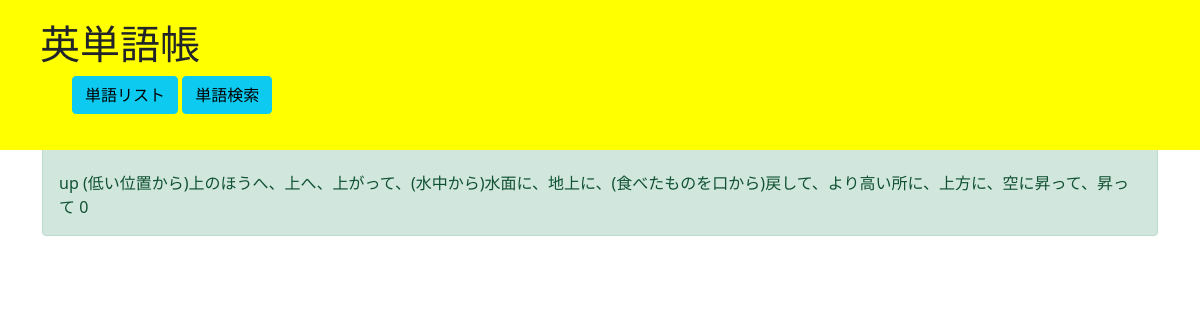
The page /detail/50 on the database its author committed.
### elapp/models.py (models this page shows, shortened)
class Newword(models.Model):
    word = models.CharField(max_length=25)
    date = models.DateField()
    mean = models.CharField(max_length=100, null=True)
    useful = models.PositiveIntegerField("the number of access", default="1")
    priority= models.CharField(
    max_length=50,
    choices = PRIORITY,
    null = True
    )

### elapp/views.py (the view)
# urls.py: path('detail/<int:pk>', englishdetail.as_view(), name='detail'),
class englishdetail(DetailView):
    template_name= 'detail.html'
    model= Newword

### templates/detail.html
{% extends 'base.html' %}
{% load static %}
{% block content %}
<link rel="stylesheet" href="{% static 'extend.css'%}">
<div class="alert alert-success" role="alert">
  {{ object.word}}
  {{ object.mean}}
  {{ object.useful }}
</div>
{% endblock content%}

### static/extend.css (style rules this page uses)
.alert-success { padding-top: 170px; }

### rows shown on the page
Newword: word "up", mean "(低い位置から)上のほうへ、上へ、上がって、(水中から)水面に、地上に、(食べたものを口から)戻して、より高い所に、上方に、空に昇って、昇って", useful "0"
